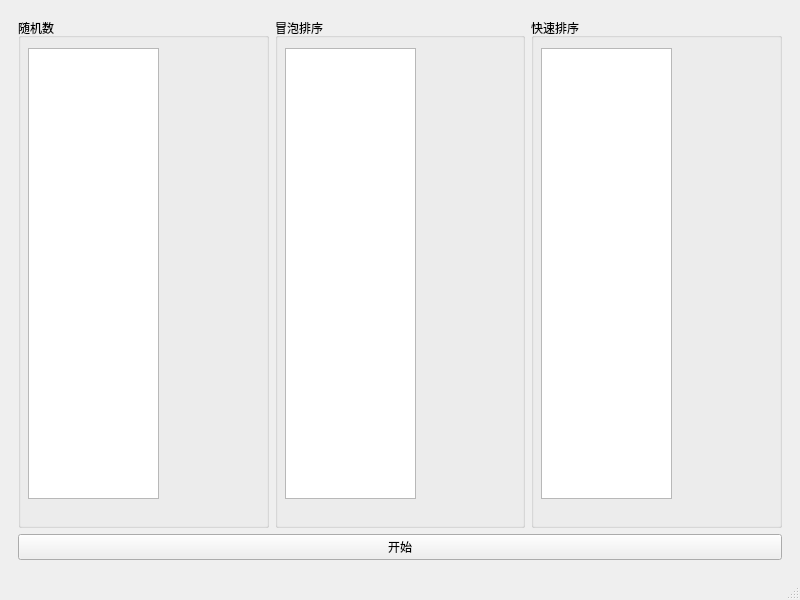
<?xml version="1.0" encoding="UTF-8"?>
<ui version="4.0">
 <class>MainWindow</class>
 <widget class="QMainWindow" name="MainWindow">
  <property name="geometry">
   <rect>
    <x>0</x>
    <y>0</y>
    <width>800</width>
    <height>600</height>
   </rect>
  </property>
  <property name="windowTitle">
   <string>MainWindow</string>
  </property>
  <widget class="QWidget" name="centralwidget">
   <layout class="QVBoxLayout" name="verticalLayout">
    <item>
     <widget class="QWidget" name="widget" native="true">
      <layout class="QVBoxLayout" name="verticalLayout_2">
       <item>
        <layout class="QHBoxLayout" name="horizontalLayout">
         <item>
          <widget class="QGroupBox" name="groupBox">
           <property name="title">
            <string>随机数</string>
           </property>
           <widget class="QListWidget" name="randomList">
            <property name="geometry">
             <rect>
              <x>10</x>
              <y>30</y>
              <width>131</width>
              <height>451</height>
             </rect>
            </property>
           </widget>
          </widget>
         </item>
         <item>
          <widget class="QGroupBox" name="groupBox_2">
           <property name="title">
            <string>冒泡排序</string>
           </property>
           <widget class="QListWidget" name="bubbleList">
            <property name="geometry">
             <rect>
              <x>10</x>
              <y>30</y>
              <width>131</width>
              <height>451</height>
             </rect>
            </property>
           </widget>
          </widget>
         </item>
         <item>
          <widget class="QGroupBox" name="groupBox_3">
           <property name="title">
            <string>快速排序</string>
           </property>
           <widget class="QListWidget" name="quickList">
            <property name="geometry">
             <rect>
              <x>10</x>
              <y>30</y>
              <width>131</width>
              <height>451</height>
             </rect>
            </property>
           </widget>
          </widget>
         </item>
        </layout>
       </item>
       <item>
        <widget class="QPushButton" name="startButton">
         <property name="text">
          <string>开始</string>
         </property>
        </widget>
       </item>
      </layout>
     </widget>
    </item>
   </layout>
  </widget>
  <widget class="QMenuBar" name="menubar">
   <property name="geometry">
    <rect>
     <x>0</x>
     <y>0</y>
     <width>800</width>
     <height>21</height>
    </rect>
   </property>
  </widget>
  <widget class="QStatusBar" name="statusbar"/>
 </widget>
 <resources/>
 <connections/>
</ui>
